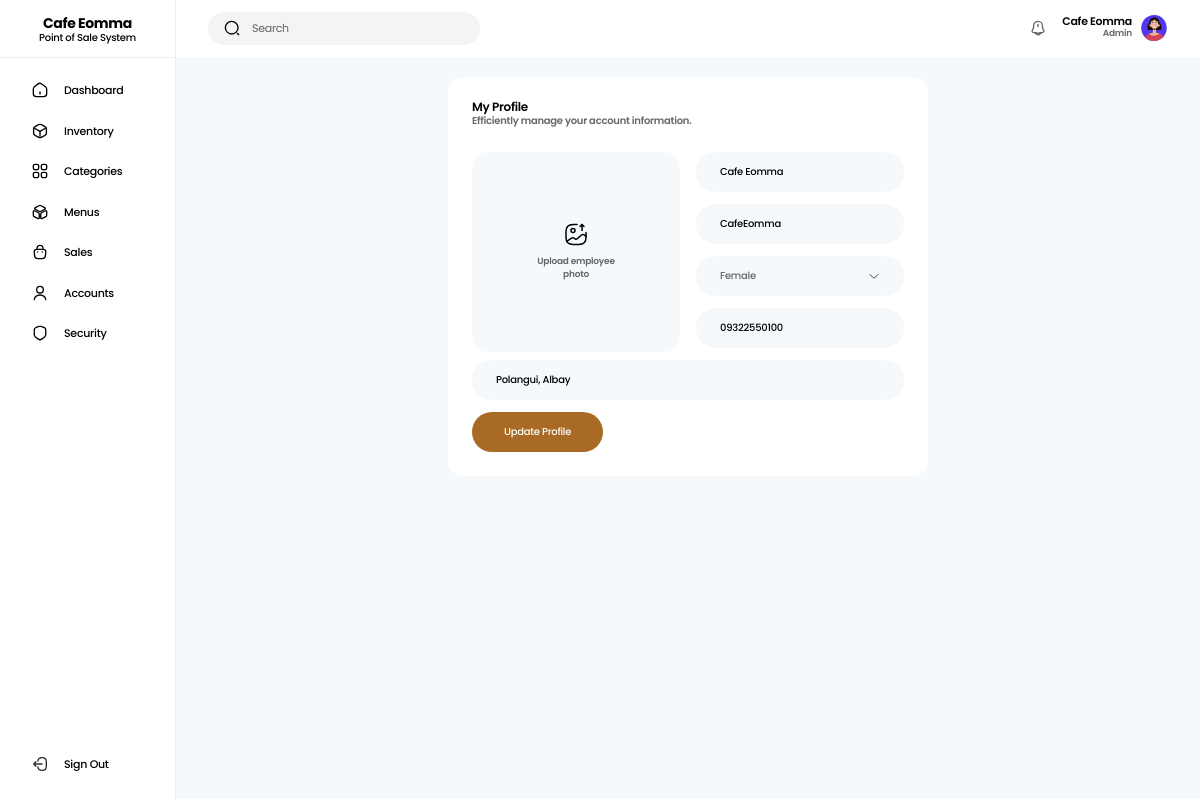
/app/Views/profile.php (signed in), run on the app's committed database.
### tables this page shows
CREATE TABLE `accounts` (
  `id` int(11) NOT NULL,
  `user_id` varchar(200) NOT NULL,
  `fullname` varchar(100) NOT NULL,
  `username` varchar(50) NOT NULL,
  `gender` varchar(20) NOT NULL,
  `contact_number` varchar(11) NOT NULL,
  `address` varchar(100) NOT NULL,
  `password` varchar(200) NOT NULL,
  `role_id` varchar(200) NOT NULL,
  `account_status` varchar(20) NOT NULL,
  `profile` tinyint(4) NOT NULL,
  `date_created` datetime NOT NULL
);

CREATE TABLE `roles` (
  `id` int(11) NOT NULL,
  `role_id` varchar(200) NOT NULL,
  `role_name` varchar(50) NOT NULL,
  `date_created` datetime NOT NULL
);

### app/Utils/Utilities.php (called while the page is built, shortened)
<?php
class Utilities
{
  public static function isAdmin(): bool
  {
    return isset($_SESSION['role']) AND $_SESSION['role'] == "b2fd54eb-4e49-11ee-8673-088fc30176f9" ? true : false;
  }
}

### app/Utils/DbHelper.php (called while the page is built, shortened)
<?php
class DbHelper
{
  private $stmt;
  private $conn;
  public function __construct(PDO $db)
  {
    $this->conn = $db;
  }
  public function query(string $query, array $values = []): string
  {
    $this->stmt = $this->conn->prepare($query);
    return empty($values)
      ? $this->stmt->execute()
      : $this->stmt->execute($values);
  }
  public function fetch(): stdClass
  {
    return $this->stmt->fetch(PDO::FETCH_OBJ);
  }
}

### config/init.php (called while the page is built, shortened)
<?php
$database = new Database();
$conn = $database->getConnetion($_ENV['DB_HOST'], $_ENV['DB_NAME'], $_ENV['DB_USERNAME'], $_ENV['DB_PASSWORD']);
$helper = new DbHelper($conn);
$accountController = new AccountController($helper);
if(isset($_SESSION['uid'])){
  $helper->query("SELECT * FROM `accounts` a LEFT JOIN `roles` r ON a.role_id=r.role_id WHERE a.user_id = ?", [$_SESSION['uid']]);
  $user_data = $helper->fetch();
}

### app/Controllers/AccountController.php (called while the page is built, shortened)
<?php
class AccountController extends FileUpload implements AppInterface
{
  private $helper;
  public function __construct(DbHelper $helper)
  {
    $this->helper = $helper;
  }
  public function showOne(string $id): stdClass
  {
    $this->helper->query("SELECT * FROM `accounts` WHERE `user_id` = ?", [$id]);
    return $this->helper->fetch();
  }
}

### app/Views/profile.php (the view, shortened to what this page needs)
<?php
  require_once __DIR__.'/../../config/init.php';
  require('./app/Views/partials/_header.php');
  $account_data = $accountController->showOne($_SESSION['uid']);
?>
  <main class="min-h-screen grid md:grid-cols-[11rem_auto] bg-light-gray">
    <?php require('./app/Views/partials/_sidebar.php') ?>
    <section>
      <?php require('./app/Views/partials/_topnav.php') ?>
      <div class="min-h-[calc(100vh-4.5rem)] flex items-center justify-center pt-20 md:pt-5 pb-5 px-8">
        <div class="w-[min(30rem,100%)] bg-white rounded-2xl p-6">
          <div class="flex flex-col md:flex-row items-start md:items-center justify-between gap-4 mb-6">
            <div>
              <p class="text-xs font-semibold text-black leading-none">My Profile</p>
              <p class="text-[10px] font-semibold text-black/60">Efficiently manage your account information.</p>
            </div>
          </div>
          <form autocomplete="off" id="update-account-form">
            <div class="grid md:grid-cols-2 gap-4">
              <div class="upload-container aspect-square w-full h-[200px] relative bg-light-gray cursor-pointer rounded-2xl p-3">
                <div class="icon absolute top-1/2 left-1/2 -translate-y-1/2 -translate-x-1/2 pointer-events-none" <?php echo $account_data->profile == 1 ? "hidden" : "" ?>>
                  <img src="<?php echo SYSTEM_URL ?>public/icons/gallery-export-linear.svg" alt="image" class="w-6 h-6 mx-auto mb-2 pointer-events-none">
                  <p class="text-[9px] font-semibold pointer-events-none text-center text-black/60">Upload employee photo</p>
                </div>
              </div>
              <div>
                <div class="flex items-center h-10 bg-light-gray rounded-full px-6 mb-3">
                  <input type="text" name="employee_name" class="w-full h-full text-[10px] font-medium text-black placeholder:text-black/60 bg-transparent" placeholder="Enter fullname" value="<?= $account_data->fullname ?>">
                </div>
                <div class="flex items-center h-10 bg-light-gray rounded-full px-6 mb-3">
                  <input type="text" name="username" class="w-full h-full text-[10px] font-medium text-black placeholder:text-black/60 bg-transparent" placeholder="Enter username" value="<?= $account_data->username ?>">
                </div>
                <select name="gender" class="filter-categories appearance-none w-full h-10 bg-light-gray text-[10px] font-medium text-black/60 px-6 rounded-full mb-3">
                  <option value="Female" <?= $account_data->gender == "Female" ? "selected" : "" ?>>Female</option>
                </select>
                <div class="flex items-center h-10 bg-light-gray rounded-full px-6 mb-3">
                  <input type="text" name="contact_number" class="w-full h-full text-[10px] font-medium text-black placeholder:text-black/60 bg-transparent" placeholder="Enter contact number" maxlength="11" value="<?= $account_data->contact_number ?>">
                </div>
              </div>
            </div>
            <div class="flex items-center h-10 bg-light-gray rounded-full px-6 mb-3">
              <input type="text" name="address" class="w-full h-full text-[10px] font-medium text-black placeholder:text-black/60 bg-transparent" placeholder="Enter address" value="<?= $account_data->address ?>">
            </div>
            <button type="submit" id="update-account-btn" class="w-full md:w-fit h-10 bg-primary text-white text-[10px] font-medium px-8 rounded-full disabled:cursor-wait">Update Profile</button>
          </form>
        </div>
      </div>
    </section>
  </main>
<?php require('./app/Views/partials/_footer.php') ?>

### app/Views/partials/_topnav.php (shortened to what this page needs)
<div class="fixed md:static top-0 inset-x-0 flex items-center justify-between gap-4 px-8 py-3 bg-white z-[3]">
  <div class="flex-1 sm:flex-initial flex items-center gap-3">
    <div class="flex-1 sm:flex-initial flex items-center gap-3 px-4 bg-gray-100 py-2 rounded-full">
      <img src="<?php echo SYSTEM_URL ?>public/icons/search-normal-linear.svg" alt="search" class="w-4 h-4">
      <input type="text" id="search-input" class="text-[11px] placeholder:text-black/60 bg-transparent" placeholder="Search" autocomplete="off">
    </div>
  </div>
  <div class="flex items-center gap-2">
    <?php if(Utilities::isAdmin()){ ?>
      <div class="relative">
        <img src="<?php echo SYSTEM_URL ?>public/icons/notification-bing-linear.svg" alt="notification" role="button" class="show-notification w-4 h-4 mr-2">
      </div>
    <?php } ?>
    <a href="<?= SYSTEM_URL ?>profile" class="flex items-center gap-2">
      <div class="hidden sm:block text-right">
        <p class="text-[11px] font-semibold text-black leading-none"><?php echo isset($user_data) ? $user_data->fullname : "" ?></p>
        <p class="text-[9px] font-semibold text-black/60"><?php echo isset($user_data) ? $user_data->role_name : "" ?></p>
      </div>
      <img src="<?php echo SYSTEM_URL ?>uploads/users/<?= $user_data->profile == 1 ? $user_data->user_id.".jpg" : $user_data->gender.".svg" ?>" alt="profile" class="w-7 h-7 object-cover rounded-full">
    </a>
  </div>
</div>

### data on the page
accounts: fullname "Cafe Eomma", roles.role_name "Admin", gender (picture), employee_name "Cafe Eomma", username "CafeEomma", gender "Female", contact_number "09322550100", address "Polangui, Albay"
